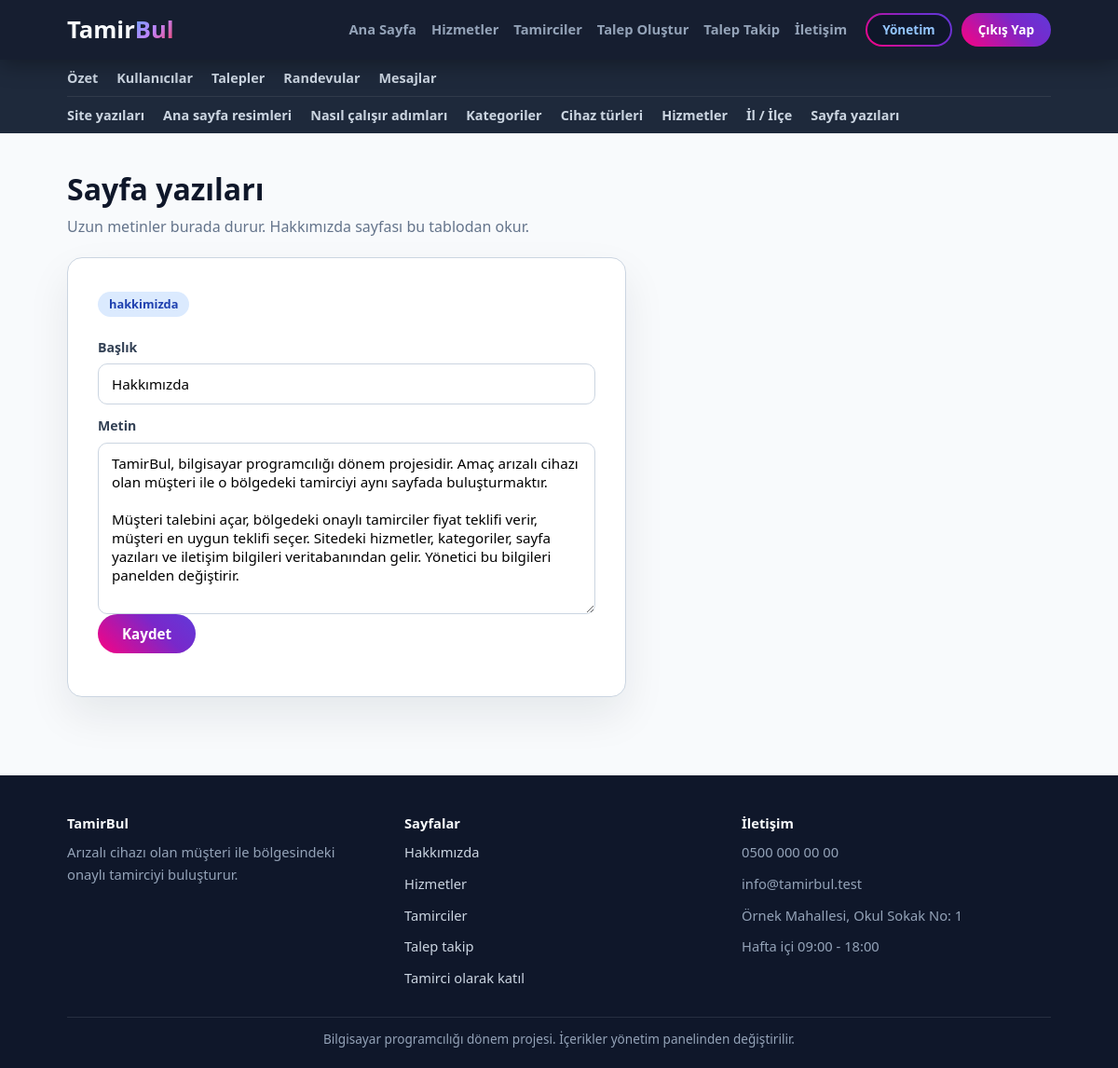
Screenshot of /admin/sayfa-icerik.php (signed in) with the database file from the repository.
### tables this page shows
CREATE TABLE site_ayarlari (
    id INT AUTO_INCREMENT PRIMARY KEY,  
    anahtar VARCHAR(50) NOT NULL UNIQUE,  
    deger TEXT NOT NULL,  
    etiket VARCHAR(100) NOT NULL DEFAULT ''  
);

CREATE TABLE sayfa_icerikleri (
    id INT AUTO_INCREMENT PRIMARY KEY,  
    sayfa VARCHAR(50) NOT NULL UNIQUE,  
    baslik VARCHAR(150) NOT NULL,  
    icerik TEXT NOT NULL  
);

### ortak/hazirla.php (called while the page is built, shortened)
<?php
if (is_dir("ortak")) {
    $kok = "";
} else {
    $kok = "../";
}
include __DIR__ . "/baglanti.php";
include __DIR__ . "/guvenlik.php";

### ortak/baglanti.php (called while the page is built, shortened)
<?php
$baglanti = mysqli_connect("127.0.0.1", "root", "", "tamirbul");
$veritabani_hazir = ($baglanti != false);
if ($veritabani_hazir) {
    mysqli_set_charset($baglanti, "utf8mb4");
}
function sorgula($sorgu) {
    global $baglanti;
    return mysqli_query($baglanti, $sorgu);
}
function satirlar($sorgu) {
    $liste = array();
    $sonuc = sorgula($sorgu);
    while ($sonuc && $satir = mysqli_fetch_assoc($sonuc)) {
        $liste[] = $satir;
    }
    return $liste;
}
function tek_satir($sorgu) {
    $liste = satirlar($sorgu);
    return $liste[0];
}
function temizle($yazi) {
    global $baglanti;
    return mysqli_real_escape_string($baglanti, $yazi);
}
function ayar_getir($anahtar, $yoksa_bu) {
    $satir = tek_satir("SELECT deger FROM site_ayarlari WHERE anahtar = '" . temizle($anahtar) . "'");
    return $satir["deger"];
}

### ortak/guvenlik.php (called while the page is built, shortened)
<?php
function giris_yapildi_mi() {
    return isset($_SESSION["kullanici_id"]);
}
function temiz_yaz($metin) {
    return htmlspecialchars($metin, ENT_QUOTES, "UTF-8");
}

### admin/sayfa-icerik.php (the view, shortened to what this page needs)
<?php
include "../ortak/hazirla.php";
$sayfalar = satirlar("SELECT * FROM sayfa_icerikleri ORDER BY id");
include "../ortak/baslik.php";
include "menu.php";
?>
<section class="sayfa">
    <div class="kapsayici">
        <h1>Sayfa yazıları</h1>
        <p class="giris-metni">Uzun metinler burada durur. Hakkımızda sayfası bu tablodan okur.</p>
        <?php include "../ortak/mesajlar.php"; ?>
        <?php foreach ($sayfalar as $sayfa) { ?>
            <form class="form-kutu" method="post" action="sayfa-icerik.php">
                <p class="etiket"><?php echo temiz_yaz($sayfa["sayfa"]); ?></p>
                <label>Başlık</label>
                <input name="baslik" type="text" value="<?php echo temiz_yaz($sayfa["baslik"]); ?>">
                <label>Metin</label>
                <textarea name="icerik" rows="8"><?php echo temiz_yaz($sayfa["icerik"]); ?></textarea>
                <p><button class="btn btn-primary" type="submit">Kaydet</button></p>
            </form>
        <?php } ?>
    </div>
</section>
<?php
include "../ortak/altlik.php";
?>

### ortak/baslik.php (shortened to what this page needs)
<?php
$site_adi = ayar_getir("site_adi", "TamirBul");
$logo_on = mb_substr($site_adi, 0, 5, "UTF-8");
$logo_arka = mb_substr($site_adi, 5, null, "UTF-8");
$acik_dosya = basename($_SERVER["PHP_SELF"]);
$menu_linkleri = array(
    "index.php" => "Ana Sayfa",
    "hizmetler.php" => "Hizmetler",
    "tamirciler.php" => "Tamirciler",
    "talep-olustur.php" => "Talep Oluştur",
    "talep-takip.php" => "Talep Takip",
    "iletisim.php" => "İletişim"
);
$panel_adresi = "musteri/panel.php";
$panel_yazisi = "Hesabım";
if (isset($_SESSION["rol"]) && $_SESSION["rol"] == "admin") {
    $panel_adresi = "admin/panel.php";
    $panel_yazisi = "Yönetim";
}
?>
<!DOCTYPE html>
<html lang="tr">
<head>
    <link rel="stylesheet" href="<?php echo $kok; ?>css/stil.css">
</head>
<body>
    <header class="navbar">
        <div class="container navbar-container">
            <a class="logo" href="<?php echo $kok; ?>index.php">
                <h1><?php echo temiz_yaz($logo_on); ?><span><?php echo temiz_yaz($logo_arka); ?></span></h1>
            </a>
            <div id="menu" class="menu">
                <nav class="nav-menu">
                    <ul>
                        <?php foreach ($menu_linkleri as $dosya => $yazi) { ?>
                            <li><a href="<?php echo $kok . $dosya; ?>" <?php if ($acik_dosya == $dosya && $kok == "") { echo 'class="active"'; } ?>><?php echo $yazi; ?></a></li>
                        <?php } ?>
                    </ul>
                </nav>
                <?php if (giris_yapildi_mi()) { ?>
                    <div class="user-profile-menu">
                        <a class="btn btn-sm btn-outline" href="<?php echo $kok . $panel_adresi; ?>"><?php echo $panel_yazisi; ?></a>
                        <a class="btn btn-sm btn-secondary" href="<?php echo $kok; ?>cikis.php">Çıkış Yap</a>
                    </div>
                <?php } ?>
            </div>
        </div>
    </header>
    <main>

### ortak/altlik.php (shortened to what this page needs)
<?php
$alt_site_adi = ayar_getir("site_adi", "TamirBul");
$alt_aciklama = ayar_getir("altlik_aciklama", "");
$alt_telefon = ayar_getir("telefon", "");
$alt_eposta = ayar_getir("eposta", "");
$alt_adres = ayar_getir("adres", "");
$alt_saat = ayar_getir("calisma_saatleri", "");
$alt_not = ayar_getir("altlik_not", "");
?>
    </main>
    <footer class="footer">
        <div class="container footer-container">
            <div>
                <strong><?php echo temiz_yaz($alt_site_adi); ?></strong>
                <p><?php echo temiz_yaz($alt_aciklama); ?></p>
            </div>
            <div>
                <strong>Sayfalar</strong>
                <p><a href="<?php echo $kok; ?>hakkimizda.php">Hakkımızda</a></p>
                <p><a href="<?php echo $kok; ?>hizmetler.php">Hizmetler</a></p>
                <p><a href="<?php echo $kok; ?>tamirciler.php">Tamirciler</a></p>
                <p><a href="<?php echo $kok; ?>talep-takip.php">Talep takip</a></p>
                <p><a href="<?php echo $kok; ?>tamirci-kayit.php">Tamirci olarak katıl</a></p>
            </div>
            <div>
                <strong>İletişim</strong>
                <p><?php echo temiz_yaz($alt_telefon); ?></p>
                <p><?php echo temiz_yaz($alt_eposta); ?></p>
                <p><?php echo temiz_yaz($alt_adres); ?></p>
                <p><?php echo temiz_yaz($alt_saat); ?></p>
            </div>
        </div>
        <div class="container alt-not">
            <p><?php echo temiz_yaz($alt_not); ?></p>
        </div>
    </footer>
</body>
</html>

### css/stil.css (style rules this page uses)
:root { --primary: #2563eb; --primary-dark: #1d4ed8; --secondary: #10b981; --background: #f8fafc; --text: #0f172a; --text-light: #64748b; --border: #cbd5e1; --navy: #0f172a; --radius-lg: 16px; --radius-sm: 10px; }
* { margin: 0; padding: 0; box-sizing: border-box; }
body { font-family: "Segoe UI", Tahoma, Arial, sans-serif; background: var(--background); color: var(--text); line-height: 1.6; min-height: 100vh; display: flex; flex-direction: column; }
main { flex: 1; }
h1, h2, h3, h4, h5 { line-height: 1.25; }
a { color: var(--primary); }
p { margin-bottom: 10px; }
.container, .kapsayici { width: 88%; max-width: 1200px; margin: 0 auto; }
.btn { display: inline-flex; justify-content: center; align-items: center; position: relative; overflow: hidden; padding: 11px 26px; border: none; border-radius: 40px; text-decoration: none; font-weight: 700; font-size: 0.95rem; font-family: inherit; cursor: pointer; color: #ffffff; z-index: 1; transition: transform 0.3s, box-shadow 0.3s; white-space: nowrap; }
.btn::before { content: ""; position: absolute; top: -2px; left: -2px; right: -2px; bottom: -2px; background: linear-gradient(45deg, #ff007f, #7928ca, #4f46e5, #3b82f6, #00ff87, #ff007f); background-size: 400%; z-index: -1; animation: renkKaydir 6s linear infinite; }
.btn-outline { color: #93c5fd; }
.btn-outline::after { content: ""; position: absolute; top: 2px; left: 2px; right: 2px; bottom: 2px; background: #0f172a; border-radius: 40px; z-index: -1; }
.btn-sm { padding: 7px 18px; font-size: 0.85rem; }
.navbar { background: rgba(15, 23, 42, 0.97); box-shadow: 0 4px 25px rgba(0, 0, 0, 0.35); position: sticky; top: 0; z-index: 1000; }
.navbar-container { display: flex; align-items: center; gap: 20px; padding: 14px 0; }
.logo { text-decoration: none; flex-shrink: 0; }
.logo h1 { font-size: 1.6rem; font-weight: 900; color: #f8fafc; }
.logo span { background: linear-gradient(135deg, #60a5fa, #c084fc, #f43f5e); -webkit-background-clip: text; background-clip: text; -webkit-text-fill-color: transparent; }
.menu { display: flex; align-items: center; flex: 1; gap: 20px; }
.nav-menu { margin-left: auto; }
.nav-menu ul { display: flex; list-style: none; gap: 16px; }
.nav-menu a { color: #94a3b8; text-decoration: none; font-weight: 600; font-size: 0.92rem; }
.auth-buttons, .user-profile-menu { display: flex; align-items: center; gap: 10px; }
.auth-card, .request-card, .form-kutu, .bilgi-kutu, .sohbet-karti { width: 100%; max-width: 600px; background: #ffffff; border: 1px solid var(--border); border-radius: var(--radius-lg); box-shadow: 0 20px 45px rgba(15, 23, 42, 0.08); padding: 36px 32px; margin-bottom: 24px; }
label { display: block; font-size: 0.88rem; font-weight: 600; color: #334155; margin-bottom: 6px; }
.form-kutu label { margin-top: 12px; }
input[type="text"], input[type="email"], input[type="tel"], input[type="password"], input[type="number"], input[type="date"], input[type="time"], input[type="file"], select, textarea { display: block; width: 100%; padding: 11px 14px; border: 1.5px solid var(--border); border-radius: var(--radius-sm); font-size: 0.95rem; font-family: inherit; background: #ffffff; }
textarea { min-height: 90px; }
.dashboard-section, .sayfa { padding: 40px 0 60px 0; }
.dashboard-header h2, .sayfa h1 { font-size: 2rem; margin-bottom: 8px; }
.dashboard-header p, .giris-metni { color: var(--text-light); margin-bottom: 20px; }
.etiket { display: inline-block; background: #dbeafe; color: #1e40af; border-radius: 20px; padding: 3px 12px; font-size: 0.8rem; font-weight: 700; }
.footer { background: var(--navy); color: #94a3b8; padding: 40px 0 10px 0; font-size: 0.92rem; }
.footer a { color: #cbd5e1; text-decoration: none; }
.footer strong { color: #f8fafc; display: block; margin-bottom: 8px; }
.footer-container { display: flex; gap: 30px; }
.footer-container > div { flex: 1; }
.alt-not { border-top: 1px solid rgba(255, 255, 255, 0.1); margin-top: 20px; padding-top: 12px; text-align: center; font-size: 0.85rem; }

### rows the page displays
site_ayarlari: deger "Tamir", deger "Bul", deger "TamirBul"
sayfa_icerikleri: sayfa "hakkimizda", baslik "Hakkımızda", icerik "TamirBul, bilgisayar programcılığı dönem projesidir. Amaç arızalı cihazı olan müşteri ile o bölgedeki tamirciyi aynı sayfada buluşturmaktır. Müşteri talebini açar, bölgedeki onaylı tamirciler fiyat teklifi verir, müşteri en uygun teklifi seçer. Sitedeki hizmetler, kategoriler, sayfa yazıları ve iletişim bilgileri veritabanından gelir. Yönetici bu bilgileri panelden değiştirir."
site_ayarlari: deger "Arızalı cihazı olan müşteri ile bölgesindeki onaylı tamirciyi buluşturur."
site_ayarlari: deger "0500 000 00 00"
site_ayarlari: deger "info@tamirbul.test"
site_ayarlari: deger "Örnek Mahallesi, Okul Sokak No: 1"
site_ayarlari: deger "Hafta içi 09:00 - 18:00"
site_ayarlari: deger "Bilgisayar programcılığı dönem projesi. İçerikler yönetim panelinden değiştirilir."

### other values shown
$yazi "Ana Sayfa"
$yazi "Hizmetler"
$yazi "Tamirciler"
$yazi "Talep Oluştur"
$yazi "Talep Takip"
$yazi "İletişim"
$panel_yazisi "Yönetim"
